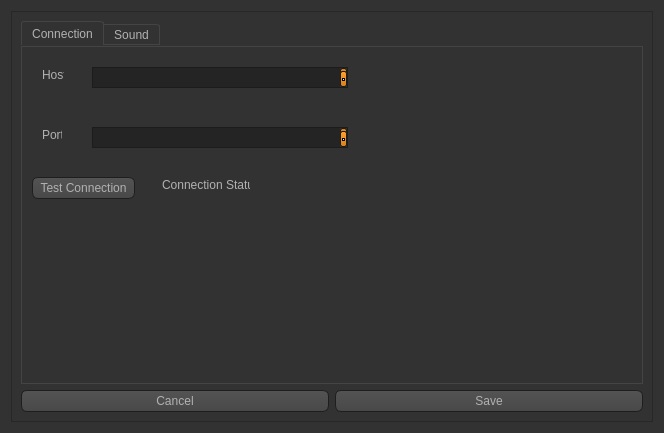
<?xml version="1.0" encoding="UTF-8"?>
<ui version="4.0">
 <class>Settings</class>
 <widget class="QDialog" name="Settings">
  <property name="geometry">
   <rect>
    <x>0</x>
    <y>0</y>
    <width>664</width>
    <height>433</height>
   </rect>
  </property>
  <property name="windowTitle">
   <string>Dialog</string>
  </property>
  <property name="autoFillBackground">
   <bool>false</bool>
  </property>
  <property name="styleSheet">
   <string notr="true">

QToolTip
{
     border: 1px solid black;
     background-color: #ffa02f;
     padding: 1px;
     border-radius: 3px;
     opacity: 100;
}

QWidget
{
    color: #b1b1b1;
    background-color: #323232;
}

QWidget:item:hover
{
    background-color: QLinearGradient( x1: 0, y1: 0, x2: 0, y2: 1, stop: 0 #ffa02f, stop: 1 #ca0619);
    color: #000000;
}

QWidget:item:selected
{
    background-color: QLinearGradient( x1: 0, y1: 0, x2: 0, y2: 1, stop: 0 #ffa02f, stop: 1 #d7801a);
}

QMenuBar::item
{
    background: transparent;
}

QMenuBar::item:selected
{
    background: transparent;
    border: 1px solid #ffaa00;
}

QMenuBar::item:pressed
{
    background: #444;
    border: 1px solid #000;
    background-color: QLinearGradient(
        x1:0, y1:0,
        x2:0, y2:1,
        stop:1 #212121,
        stop:0.4 #343434/*,
        stop:0.2 #343434,
        stop:0.1 #ffaa00*/
    );
    margin-bottom:-1px;
    padding-bottom:1px;
}

QMenu
{
    border: 1px solid #000;
}

QMenu::item
{
    padding: 2px 20px 2px 20px;
}

QMenu::item:selected
{
    color: #000000;
}

QWidget:disabled
{
    color: #404040;
    background-color: #323232;
}

QAbstractItemView
{
    background-color: QLinearGradient( x1: 0, y1: 0, x2: 0, y2: 1, stop: 0 #4d4d4d, stop: 0.1 #646464, stop: 1 #5d5d5d);
}

QWidget:focus
{
    /*border: 2px solid QLinearGradient( x1: 0, y1: 0, x2: 0, y2: 1, stop: 0 #ffa02f, stop: 1 #d7801a);*/
}

QLineEdit
{
    background-color: QLinearGradient( x1: 0, y1: 0, x2: 0, y2: 1, stop: 0 #4d4d4d, stop: 0 #646464, stop: 1 #5d5d5d);
    padding: 1px;
    border-style: solid;
    border: 1px solid #1e1e1e;
    border-radius: 5;
}

QPushButton
{
    color: #b1b1b1;
    background-color: QLinearGradient( x1: 0, y1: 0, x2: 0, y2: 1, stop: 0 #565656, stop: 0.1 #525252, stop: 0.5 #4e4e4e, stop: 0.9 #4a4a4a, stop: 1 #464646);
    border-width: 1px;
    border-color: #1e1e1e;
    border-style: solid;
    border-radius: 6;
    padding: 3px;
    font-size: 12px;
    padding-left: 5px;
    padding-right: 5px;
}

QPushButton:pressed
{
    background-color: QLinearGradient( x1: 0, y1: 0, x2: 0, y2: 1, stop: 0 #2d2d2d, stop: 0.1 #2b2b2b, stop: 0.5 #292929, stop: 0.9 #282828, stop: 1 #252525);
}

QComboBox
{
    selection-background-color: #ffaa00;
    background-color: QLinearGradient( x1: 0, y1: 0, x2: 0, y2: 1, stop: 0 #565656, stop: 0.1 #525252, stop: 0.5 #4e4e4e, stop: 0.9 #4a4a4a, stop: 1 #464646);
    border-style: solid;
    border: 1px solid #1e1e1e;
    border-radius: 5;
}

QComboBox:hover,QPushButton:hover
{
    border: 2px solid QLinearGradient( x1: 0, y1: 0, x2: 0, y2: 1, stop: 0 #ffa02f, stop: 1 #d7801a);
}


QComboBox:on
{
    padding-top: 3px;
    padding-left: 4px;
    background-color: QLinearGradient( x1: 0, y1: 0, x2: 0, y2: 1, stop: 0 #2d2d2d, stop: 0.1 #2b2b2b, stop: 0.5 #292929, stop: 0.9 #282828, stop: 1 #252525);
    selection-background-color: #ffaa00;
}

QComboBox QAbstractItemView
{
    border: 2px solid darkgray;
    selection-background-color: QLinearGradient( x1: 0, y1: 0, x2: 0, y2: 1, stop: 0 #ffa02f, stop: 1 #d7801a);
}

QComboBox::drop-down
{
     subcontrol-origin: padding;
     subcontrol-position: top right;
     width: 15px;

     border-left-width: 0px;
     border-left-color: darkgray;
     border-left-style: solid; /* just a single line */
     border-top-right-radius: 3px; /* same radius as the QComboBox */
     border-bottom-right-radius: 3px;
 }

QComboBox::down-arrow
{
     image: url(:/down_arrow.png);
}

QGroupBox:focus
{
border: 2px solid QLinearGradient( x1: 0, y1: 0, x2: 0, y2: 1, stop: 0 #ffa02f, stop: 1 #d7801a);
}

QTextEdit:focus
{
    border: 2px solid QLinearGradient( x1: 0, y1: 0, x2: 0, y2: 1, stop: 0 #ffa02f, stop: 1 #d7801a);
}

QScrollBar:horizontal {
     border: 1px solid #222222;
     background: QLinearGradient( x1: 0, y1: 0, x2: 0, y2: 1, stop: 0.0 #121212, stop: 0.2 #282828, stop: 1 #484848);
     height: 7px;
     margin: 0px 16px 0 16px;
}

QScrollBar::handle:horizontal
{
      background: QLinearGradient( x1: 0, y1: 0, x2: 1, y2: 0, stop: 0 #ffa02f, stop: 0.5 #d7801a, stop: 1 #ffa02f);
      min-height: 20px;
      border-radius: 2px;
}

QScrollBar::add-line:horizontal {
      border: 1px solid #1b1b19;
      border-radius: 2px;
      background: QLinearGradient( x1: 0, y1: 0, x2: 1, y2: 0, stop: 0 #ffa02f, stop: 1 #d7801a);
      width: 14px;
      subcontrol-position: right;
      subcontrol-origin: margin;
}

QScrollBar::sub-line:horizontal {
      border: 1px solid #1b1b19;
      border-radius: 2px;
      background: QLinearGradient( x1: 0, y1: 0, x2: 1, y2: 0, stop: 0 #ffa02f, stop: 1 #d7801a);
      width: 14px;
     subcontrol-position: left;
     subcontrol-origin: margin;
}

QScrollBar::right-arrow:horizontal, QScrollBar::left-arrow:horizontal
{
      border: 1px solid black;
      width: 1px;
      height: 1px;
      background: white;
}

QScrollBar::add-page:horizontal, QScrollBar::sub-page:horizontal
{
      background: none;
}

QScrollBar:vertical
{
      background: QLinearGradient( x1: 0, y1: 0, x2: 1, y2: 0, stop: 0.0 #121212, stop: 0.2 #282828, stop: 1 #484848);
      width: 7px;
      margin: 16px 0 16px 0;
      border: 1px solid #222222;
}

QScrollBar::handle:vertical
{
      background: QLinearGradient( x1: 0, y1: 0, x2: 0, y2: 1, stop: 0 #ffa02f, stop: 0.5 #d7801a, stop: 1 #ffa02f);
      min-height: 20px;
      border-radius: 2px;
}

QScrollBar::add-line:vertical
{
      border: 1px solid #1b1b19;
      border-radius: 2px;
      background: QLinearGradient( x1: 0, y1: 0, x2: 0, y2: 1, stop: 0 #ffa02f, stop: 1 #d7801a);
      height: 14px;
      subcontrol-position: bottom;
      subcontrol-origin: margin;
}

QScrollBar::sub-line:vertical
{
      border: 1px solid #1b1b19;
      border-radius: 2px;
      background: QLinearGradient( x1: 0, y1: 0, x2: 0, y2: 1, stop: 0 #d7801a, stop: 1 #ffa02f);
      height: 14px;
      subcontrol-position: top;
      subcontrol-origin: margin;
}

QScrollBar::up-arrow:vertical, QScrollBar::down-arrow:vertical
{
      border: 1px solid black;
      width: 1px;
      height: 1px;
      background: white;
}


QScrollBar::add-page:vertical, QScrollBar::sub-page:vertical
{
      background: none;
}

QTextEdit
{
    background-color: #242424;
}

QPlainTextEdit
{
    background-color: #242424;
}

QHeaderView::section
{
    background-color: QLinearGradient(x1:0, y1:0, x2:0, y2:1, stop:0 #616161, stop: 0.5 #505050, stop: 0.6 #434343, stop:1 #656565);
    color: white;
    padding-left: 4px;
    border: 1px solid #6c6c6c;
}

QCheckBox:disabled
{
color: #414141;
}

QDockWidget::title
{
    text-align: center;
    spacing: 3px; /* spacing between items in the tool bar */
    background-color: QLinearGradient(x1:0, y1:0, x2:0, y2:1, stop:0 #323232, stop: 0.5 #242424, stop:1 #323232);
}

QDockWidget::close-button, QDockWidget::float-button
{
    text-align: center;
    spacing: 1px; /* spacing between items in the tool bar */
    background-color: QLinearGradient(x1:0, y1:0, x2:0, y2:1, stop:0 #323232, stop: 0.5 #242424, stop:1 #323232);
}

QDockWidget::close-button:hover, QDockWidget::float-button:hover
{
    background: #242424;
}

QDockWidget::close-button:pressed, QDockWidget::float-button:pressed
{
    padding: 1px -1px -1px 1px;
}

QMainWindow::separator
{
    background-color: QLinearGradient(x1:0, y1:0, x2:0, y2:1, stop:0 #161616, stop: 0.5 #151515, stop: 0.6 #212121, stop:1 #343434);
    color: white;
    padding-left: 4px;
    border: 1px solid #4c4c4c;
    spacing: 3px; /* spacing between items in the tool bar */
}

QMainWindow::separator:hover
{

    background-color: QLinearGradient(x1:0, y1:0, x2:0, y2:1, stop:0 #d7801a, stop:0.5 #b56c17 stop:1 #ffa02f);
    color: white;
    padding-left: 4px;
    border: 1px solid #6c6c6c;
    spacing: 3px; /* spacing between items in the tool bar */
}

QToolBar::handle
{
     spacing: 3px; /* spacing between items in the tool bar */
     background: url(:/images/handle.png);
}

QMenu::separator
{
    height: 2px;
    background-color: QLinearGradient(x1:0, y1:0, x2:0, y2:1, stop:0 #161616, stop: 0.5 #151515, stop: 0.6 #212121, stop:1 #343434);
    color: white;
    padding-left: 4px;
    margin-left: 10px;
    margin-right: 5px;
}

QProgressBar
{
    border: 2px solid grey;
    border-radius: 5px;
    text-align: center;
}

QProgressBar::chunk
{
    background-color: #d7801a;
    width: 2.15px;
    margin: 0.5px;
}

QTabBar::tab {
    color: #b1b1b1;
    border: 1px solid #444;
    border-bottom-style: none;
    background-color: #323232;
    padding-left: 10px;
    padding-right: 10px;
    padding-top: 3px;
    padding-bottom: 2px;
    margin-right: -1px;
}

QTabWidget::pane {
    border: 1px solid #444;
    top: 1px;
}

QTabBar::tab:last
{
    margin-right: 0; /* the last selected tab has nothing to overlap with on the right */
    border-top-right-radius: 3px;
}

QTabBar::tab:first:!selected
{
 margin-left: 0px; /* the last selected tab has nothing to overlap with on the right */


    border-top-left-radius: 3px;
}

QTabBar::tab:!selected
{
    color: #b1b1b1;
    border-bottom-style: solid;
    margin-top: 3px;
    background-color: QLinearGradient(x1:0, y1:0, x2:0, y2:1, stop:1 #212121, stop:.4 #343434);
}

QTabBar::tab:selected
{
    border-top-left-radius: 3px;
    border-top-right-radius: 3px;
    margin-bottom: 0px;
}

QTabBar::tab:!selected:hover
{
    /*border-top: 2px solid #ffaa00;
    padding-bottom: 3px;*/
    border-top-left-radius: 3px;
    border-top-right-radius: 3px;
    background-color: QLinearGradient(x1:0, y1:0, x2:0, y2:1, stop:1 #212121, stop:0.4 #343434, stop:0.2 #343434, stop:0.1 #ffaa00);
}

QRadioButton::indicator:checked, QRadioButton::indicator:unchecked{
    color: #b1b1b1;
    background-color: #323232;
    border: 1px solid #b1b1b1;
    border-radius: 6px;
}

QRadioButton::indicator:checked
{
    background-color: qradialgradient(
        cx: 0.5, cy: 0.5,
        fx: 0.5, fy: 0.5,
        radius: 1.0,
        stop: 0.25 #ffaa00,
        stop: 0.3 #323232
    );
}

QCheckBox::indicator{
    color: #b1b1b1;
    background-color: #323232;
    border: 1px solid #b1b1b1;
    width: 9px;
    height: 9px;
}

QRadioButton::indicator
{
    border-radius: 6px;
}

QRadioButton::indicator:hover, QCheckBox::indicator:hover
{
    border: 1px solid #ffaa00;
}

QCheckBox::indicator:checked
{
    image:url(:/images/checkbox.png);
}

QCheckBox::indicator:disabled, QRadioButton::indicator:disabled
{
    border: 1px solid #444;
}</string>
  </property>
  <layout class="QGridLayout" name="gridLayout_2">
   <item row="0" column="0">
    <widget class="QFrame" name="frame">
     <property name="frameShape">
      <enum>QFrame::StyledPanel</enum>
     </property>
     <property name="frameShadow">
      <enum>QFrame::Raised</enum>
     </property>
     <layout class="QGridLayout" name="gridLayout">
      <item row="1" column="0">
       <layout class="QHBoxLayout" name="horizontalLayout">
        <item>
         <widget class="QPushButton" name="cancelPushButton">
          <property name="text">
           <string>Cancel</string>
          </property>
         </widget>
        </item>
        <item>
         <widget class="QPushButton" name="savePushButton">
          <property name="text">
           <string>Save</string>
          </property>
         </widget>
        </item>
       </layout>
      </item>
      <item row="0" column="0">
       <widget class="QTabWidget" name="tabWidget">
        <property name="currentIndex">
         <number>0</number>
        </property>
        <widget class="QWidget" name="tab_1">
         <attribute name="title">
          <string>Connection</string>
         </attribute>
         <widget class="QLabel" name="checkConnLabel">
          <property name="geometry">
           <rect>
            <x>140</x>
            <y>130</y>
            <width>88</width>
            <height>16</height>
           </rect>
          </property>
          <property name="text">
           <string>Connection Status</string>
          </property>
         </widget>
         <widget class="QTextEdit" name="portTextEdit">
          <property name="geometry">
           <rect>
            <x>70</x>
            <y>80</y>
            <width>256</width>
            <height>21</height>
           </rect>
          </property>
          <property name="sizePolicy">
           <sizepolicy hsizetype="Fixed" vsizetype="Fixed">
            <horstretch>0</horstretch>
            <verstretch>0</verstretch>
           </sizepolicy>
          </property>
          <property name="lineWrapMode">
           <enum>QTextEdit::WidgetWidth</enum>
          </property>
         </widget>
         <widget class="QTextEdit" name="hostTextEdit">
          <property name="geometry">
           <rect>
            <x>70</x>
            <y>20</y>
            <width>256</width>
            <height>21</height>
           </rect>
          </property>
          <property name="sizePolicy">
           <sizepolicy hsizetype="Fixed" vsizetype="Fixed">
            <horstretch>0</horstretch>
            <verstretch>0</verstretch>
           </sizepolicy>
          </property>
         </widget>
         <widget class="QLabel" name="hostLabel">
          <property name="geometry">
           <rect>
            <x>20</x>
            <y>20</y>
            <width>22</width>
            <height>16</height>
           </rect>
          </property>
          <property name="sizePolicy">
           <sizepolicy hsizetype="Fixed" vsizetype="Fixed">
            <horstretch>0</horstretch>
            <verstretch>0</verstretch>
           </sizepolicy>
          </property>
          <property name="text">
           <string>Host</string>
          </property>
         </widget>
         <widget class="QLabel" name="portLabel">
          <property name="geometry">
           <rect>
            <x>20</x>
            <y>80</y>
            <width>20</width>
            <height>16</height>
           </rect>
          </property>
          <property name="sizePolicy">
           <sizepolicy hsizetype="Fixed" vsizetype="Fixed">
            <horstretch>0</horstretch>
            <verstretch>0</verstretch>
           </sizepolicy>
          </property>
          <property name="text">
           <string>Port</string>
          </property>
         </widget>
         <widget class="QPushButton" name="testButton">
          <property name="geometry">
           <rect>
            <x>10</x>
            <y>130</y>
            <width>103</width>
            <height>22</height>
           </rect>
          </property>
          <property name="text">
           <string>Test Connection</string>
          </property>
         </widget>
        </widget>
        <widget class="QWidget" name="tab_2">
         <attribute name="title">
          <string>Sound</string>
         </attribute>
        </widget>
       </widget>
      </item>
     </layout>
    </widget>
   </item>
  </layout>
 </widget>
 <resources/>
 <connections/>
</ui>
